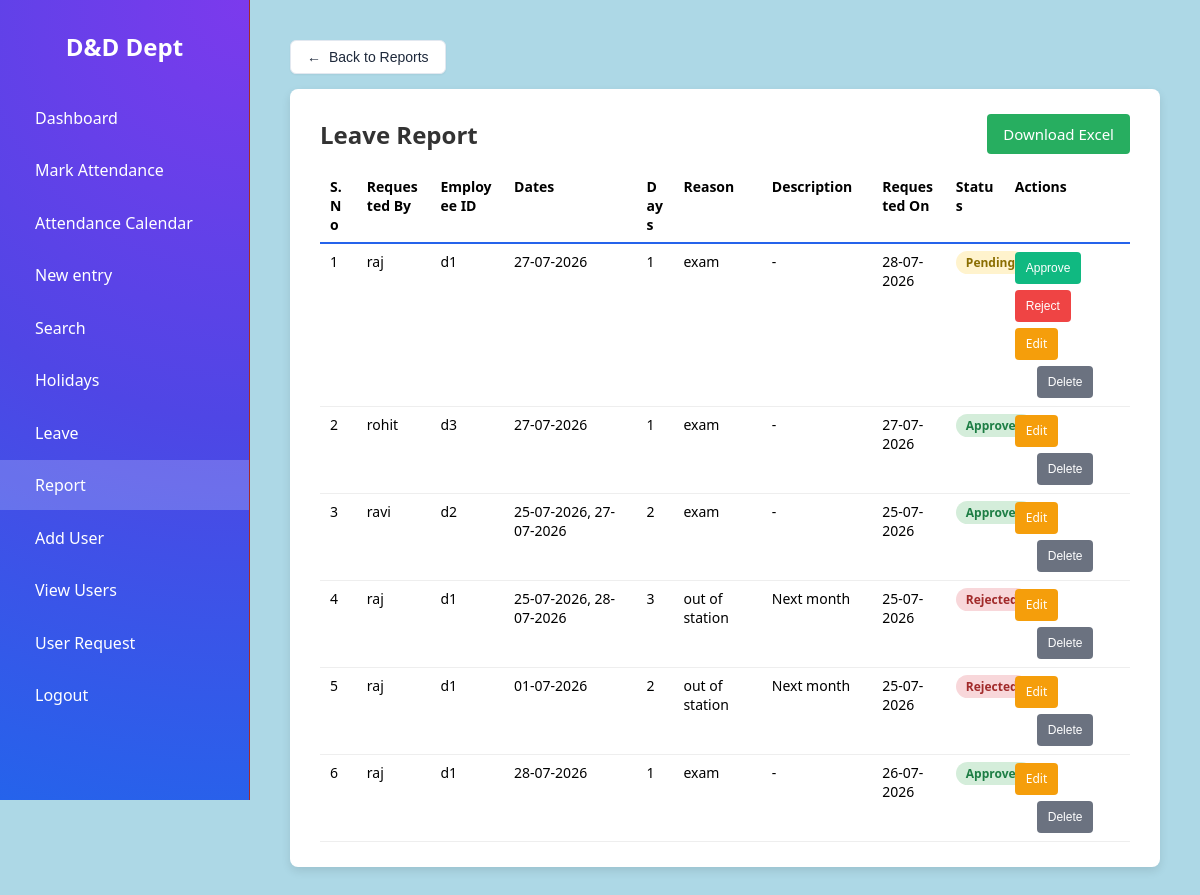
Screenshot of /report/leave (signed in) with the database file from the repository.
### tables this page shows
CREATE TABLE leave_requests (
            id INTEGER PRIMARY KEY AUTOINCREMENT,
            employee_id TEXT,
            dates TEXT,
            num_days INTEGER,
            reason TEXT,
            description TEXT,
            request_date TEXT,
            status TEXT NOT NULL DEFAULT 'Pending',
            submitted_by TEXT,
            created_at TEXT DEFAULT CURRENT_TIMESTAMP
        );

### app.py (the view)
@app.route('/report/leave')
@login_required
def report_leave():
    conn = db.get_db()
    if session.get('role') == 'user':
        leave_requests = conn.execute('SELECT * FROM leave_requests WHERE submitted_by = ? ORDER BY id ASC', (session.get('username'),)).fetchall()
    else:
        leave_requests = conn.execute('SELECT * FROM leave_requests ORDER BY id ASC').fetchall()
    return render_template('report_leave.html', leave_requests=leave_requests, user_role=session.get('role'))

### app.py (called while the page is built)
def login_required(view):
    @wraps(view)
    def wrapped_view(*args, **kwargs):
        if not session.get('logged_in'):
            return redirect(url_for('login'))
        return view(*args, **kwargs)
    return wrapped_view

### db.py (called while the page is built)
def get_db():
    if 'db' not in g:
        g.db = sqlite3.connect(
            current_app.config['DATABASE'],
            detect_types=sqlite3.PARSE_DECLTYPES
        )
        g.db.row_factory = sqlite3.Row
    return g.db

### templates/report_leave.html (shortened to what this page needs)
{% extends 'base.html' %}
{% set active_page = 'report' %}
{% block content %}
<div style="margin-bottom: 15px;">
  <a href="{{ url_for('report') }}" style="display: inline-flex; align-items: center; gap: 8px; padding: 8px 16px; border: 1px solid #e2e8f0; border-radius: 6px; color: #1e293b; background-color: #ffffff; text-decoration: none; font-family: sans-serif; font-size: 14px; font-weight: 500; box-shadow: 0 1px 2px rgba(0,0,0,0.05);">
    <span>&larr;</span> Back to Reports</a>
</div>
    <div class="panel">
        <div class="panel-header">
            <h2>Leave Report</h2>
            <a class="btn btn-download" href="{{ url_for('download_leave_requests_xlsx') }}">Download Excel</a>
        </div>
        {% if leave_requests %}
        <table>
            <thead>
                <tr>
                    <th style="width:5%;">S.No</th>
                    <th style="width:10%;">Requested By</th>
                    <th style="width:10%;">Employee ID</th>
                    <th style="width:18%;">Dates</th>
                    <th style="width:5%;">Days</th>
                    <th style="width:12%;">Reason</th>
                    <th style="width:15%;">Description</th>
                    <th style="width:10%;">Requested On</th>
                    <th style="width:8%;">Status</th>
                    {% if user_role != 'user' %}
                    <th style="width:17%;">Actions</th>
                    {% endif %}
                </tr>
            </thead>
            <tbody>
                {% for lr in leave_requests|reverse %}
                <tr>
                    <td>{{ loop.index }}</td>
                    <td>{{ lr['submitted_by'] }}</td>
                    <td>{{ lr['employee_id'] }}</td>
                    <td>{{ lr['dates'] }}</td>
                    <td>{{ lr['num_days'] }}</td>
                    <td>
                        {% if lr['reason'] %}
                            {{ lr['reason'] }}
                        {% else %}
                            -
                        {% endif %}
                    </td>
                    <td>
                        {% if lr['status'] == 'Rejected' and lr['description'] %}
                            {{ lr['description'] }}
                        {% else %}
                            -
                        {% endif %}
                    </td>
                    <td>{{ lr['request_date'] }}</td>
                    <td><span class="status status-{{ lr['status']|lower }}">{{ lr['status'] }}</span></td>
                    {% if user_role != 'user' %}
                    <td class="row-actions">
                        {% if lr['status'] == 'Pending' %}
                        <form method="POST" action="{{ url_for('update_leave_status', request_id=lr['id'], action='approve') }}">
                            <button type="submit" class="btn-action btn-approve">Approve</button>
                        </form>
                        <form method="POST" action="{{ url_for('update_leave_status', request_id=lr['id'], action='reject') }}"
                              onsubmit="
                                  let reason = prompt('Please enter the rejection reason:');
                                  if (!reason) return false;
                                  let input = document.createElement('input');
                                  input.type = 'hidden';
                                  input.name = 'description';
                                  input.value = reason;
                                  this.appendChild(input);
                              ">
                            <button type="submit" class="btn-action btn-reject">Reject</button>
                        </form>
                        {% endif %}
                        <a class="btn-action btn-edit" href="{{ url_for('edit_leave', request_id=lr['id']) }}">Edit</a>
                        <form method="POST" action="{{ url_for('delete_leave', request_id=lr['id']) }}"
                              onsubmit="return confirm('Are you sure you want to delete this leave record?');">
                            <button type="submit" class="btn-action btn-delete">Delete</button>
                        </form>
                    </td>
                    {% endif %}
                </tr>
                {% endfor %}
            </tbody>
        </table>
        {% else %}
        <p class="empty-note">No leave requests yet.</p>
        {% endif %}
    </div>
{% endblock %}

### templates/report_leave.html (style rules this page uses)
.row-actions { display: flex; gap: 6px; align-items: center; flex-wrap: wrap; }
.row-actions form { margin: 0; display: inline-block; }
.btn-action { display: inline-flex; align-items: center; justify-content: center; padding: 6px 12px; font-size: 13px; font-weight: 500; line-height: 1.5; border-radius: 4px; border: 1px solid transparent; cursor: pointer; text-decoration: none; box-sizing: border-box; height: 32px; }
.btn-approve { background-color: #10b981; color: white; }
.btn-reject { background-color: #ef4444; color: white; }
.btn-edit { background-color: #f59e0b; color: white; }
.btn-delete { margin-left:22px;background-color: #6b7280; color: white; }

### rows the page displays
leave_requests: submitted_by "raj", employee_id "d1", dates "27-07-2026", num_days "1", reason "exam", request_date "28-07-2026", status "Pending"
leave_requests: submitted_by "rohit", employee_id "d3", dates "27-07-2026", num_days "1", reason "exam", request_date "27-07-2026", status "Approved"
leave_requests: submitted_by "ravi", employee_id "d2", dates "25-07-2026, 27-07-2026", num_days "2", reason "exam", request_date "25-07-2026", status "Approved"
leave_requests: submitted_by "raj", employee_id "d1", dates "25-07-2026, 28-07-2026", num_days "3", reason "out of station", description "Next month", request_date "25-07-2026", status "Rejected"
leave_requests: submitted_by "raj", employee_id "d1", dates "01-07-2026", num_days "2", reason "out of station", description "Next month", request_date "25-07-2026", status "Rejected"
leave_requests: submitted_by "raj", employee_id "d1", dates "28-07-2026", num_days "1", reason "exam", request_date "26-07-2026", status "Approved"
